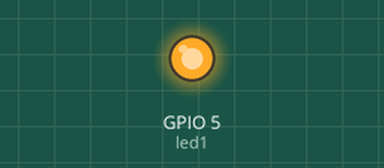
This program was run on a simulated ESP32 board running MicroPython. Parts: output pins drawn as LEDs (lit = HIGH). WiFi joins after 1.5 s; the clock reads 2024-03-15 10:24:30 at power-on unless the program sets it; what the program prints to the serial console is not drawn. At 1.8 s the program stops and its outputs stay as they are.

Above: at 0.1 s.
At 1.6 s:
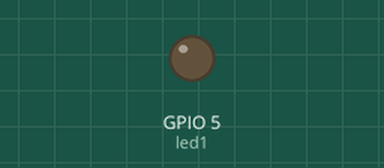
Timing chart, 0 to 3.1 s (numbered marks = the images above):
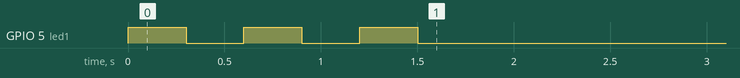

The program:

wifi_tcp.py
```python
'''
接线说明：LED模块-->ESP32 IO
         (D1)-->(15)
软件shell控制台输出当前IP、子网掩码、网关的地址信息，在网络调试助手上
连接成功后，可数据收发。
ESP32 WIFI作为客户端连接路由器热点，然后电脑也连接路由器，此时可在电脑端使用网络调试助手，
设置：协议类型：TCP Server，本机主机地址：电脑端IP地址，本机主机端口：10000
'''

#导入Pin模块
from machine import Pin
import time
import network
import usocket

#定义LED控制对象
led1=Pin(5,Pin.OUT)

#路由器WIFI账号和密码
ssid="liujh"
password="56865686"

#服务器地址和端口
dest_ip="192.168.1.100"
dest_port=10000

#WIFI连接
def wifi_connect():
    wlan=network.WLAN(network.STA_IF)  #STA模式
    wlan.active(True)  #激活
    start_time=time.time()  #记录时间做超时判断

    if not wlan.isconnected():
        print("conneting to network...")
        wlan.connect(ssid,password)  #输入WIFI账号和密码

        while not wlan.isconnected():
            led1.value(1)
            time.sleep_ms(300)
            led1.value(0)
            time.sleep_ms(300)

            #超时判断,15 秒没连接成功判定为超时
            if time.time()-start_time>15:
                print("WIFI Connect Timeout!")
                break
        return False

    else:
        led1.value(0)
        print("network information:", wlan.ifconfig())
        return True


#程序入口
if __name__=="__main__":
    if wifi_connect():
        socket=usocket.socket()  #创建socket连接
        addr=(dest_ip,dest_port)  #服务器IP地址和端口
        socket.connect(addr)
        msg_text = "Hello 老刘！"
        try:
            socket.send(msg_text.encode("utf-8"))

            while True:
                text=socket.recv(128)  #单次最多接收128字节
                if text is None:
                    pass
                else:
                    print(text)
                    socket.send("I get:"+text.decode("utf-8"))
                time.sleep_ms(300)
        except Exception as e:
            print("An error occurred:", e)
        finally:
            socket.close()  # 确保在退出前关闭socket连接
    else:
        print("WiFi connection failed.")
```
